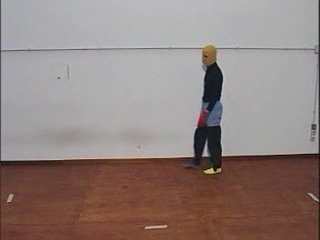
#> input picture frame 59 of Projekte/Video_3/hsv_convert/Micro-dance_2_.avi, 320 x 240 px
$ python hsv_convert.py
#> lines starting #> are read from the running program, lines starting #| are printed output that depends on the picture; after the words box and inside, x2 and y2 are one past the last pixel; in counts of white or black regions, pixels touching at a corner belong together
import numpy as np
import cv2

# Callback Funktion für Slider, sie tut nichts
def do_nothing():
    return

# Video aus Datei öffnen
cap = cv2.VideoCapture('Micro-dance_2_.avi')

# drei Slider für Threshold
cv2.namedWindow("Video")
cv2.createTrackbar("Hue", "Video", 7, 40, do_nothing)
cv2.createTrackbar("Saturation", "Video", 30, 80, do_nothing)


#Hue und Saturation des Handschuhs
hue = 179
satu = 110


while cap.isOpened():
    ret, frame = cap.read()
#> frame is the input picture: shape (240, 320, 3); mean B, G, R 126.2, 129.9, 145.4

    # Farbkonvertierung
    hsv = cv2.cvtColor(frame, cv2.COLOR_BGR2HSV)
#> hsv: shape (240, 320, 3); mean H, S, V 61.3, 51.6, 146.7

    # Video in drei Farbkanäle splitten
    h, s, v= cv2.split(hsv)
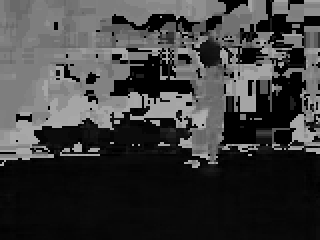
#> h: shape (240, 320); min 0, max 179, mean 61.3
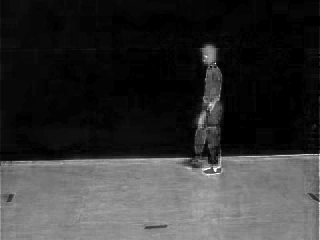
#> s: shape (240, 320); min 0, max 255, mean 51.6
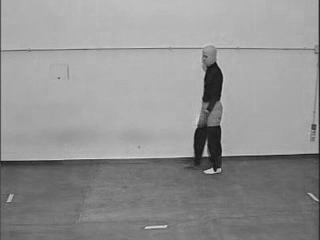
#> v: shape (240, 320); min 12, max 222, mean 146.7

    # Übergabe der Sliderwerte
    h_Threshold = cv2.getTrackbarPos("Hue", "Video")
    s_Threshold = cv2.getTrackbarPos("Saturation", "Video")

    # masken berechnen

    h_Mask = cv2.inRange(h, hue-h_Threshold, hue+h_Threshold)
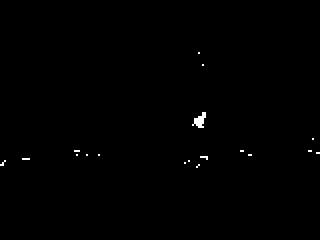
#> h_Mask: shape (240, 320); 0.33% white; 18 white regions (16 under 20 px), largest, box (x1, y1, x2, y2) and area: (192, 112, 206, 128) 120, (200, 156, 208, 160) 20
    s_Mask = cv2.inRange(s, satu-s_Threshold, satu+s_Threshold)
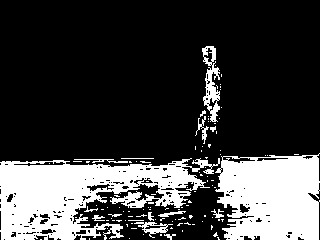
#> s_Mask: shape (240, 320); 25% white; 111 white regions (95 under 20 px), largest, box (x1, y1, x2, y2) and area: (0, 158, 220, 240) 9830, (215, 153, 320, 240) 7566, (202, 46, 220, 122) 651


    # Multiplikation der Einzelmasken

    maske = s * h_Mask


    # Maske darstellen
    cv2.imshow("Hue", h_Mask)
    cv2.imshow("Satu", s_Mask)
    cv2.imshow("Video", maske)

    if cv2.waitKey(25) != -1:
#> (key Esc is pressed here)
        break


cap.release()
cv2.destroyAllWindows()

$ run again, starting later in the video
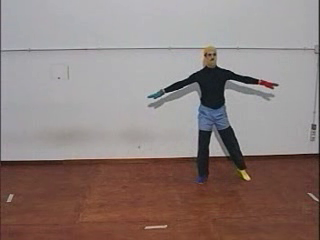
#> input picture frame 268 of Projekte/Video_3/hsv_convert/Micro-dance_2_.avi, 320 x 240 px
#> frame is the input picture: shape (240, 320, 3); mean B, G, R 123.5, 127.1, 142
#> hsv: shape (240, 320, 3); mean H, S, V 59.6, 52.8, 143.8
#> `h_Mask = cv2.inRange(h, hue-h_Threshold, hue+h_Threshold)`:
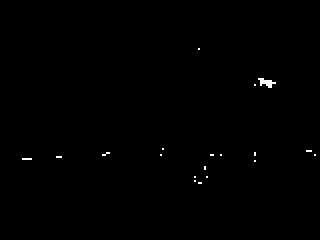
#> h_Mask: shape (240, 320); 0.29% white; 19 white regions (17 under 20 px), largest, box (x1, y1, x2, y2) and area: (258, 78, 276, 88) 92, (22, 158, 32, 160) 20
#> `s_Mask = cv2.inRange(s, satu-s_Threshold, satu+s_Threshold)`:
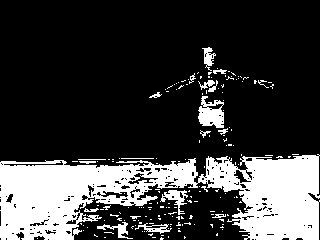
#> s_Mask: shape (240, 320); 24.1% white; 173 white regions (153 under 20 px), largest, box (x1, y1, x2, y2) and area: (0, 154, 320, 240) 16177, (198, 96, 224, 128) 540, (160, 190, 188, 215) 258

$ run again, starting later in the video
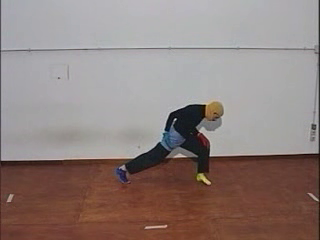
#> input picture frame 476 of Projekte/Video_3/hsv_convert/Micro-dance_2_.avi, 320 x 240 px
#> frame is the input picture: shape (240, 320, 3); mean B, G, R 125.2, 129, 143.7
#> hsv: shape (240, 320, 3); mean H, S, V 60.4, 52, 145.3
#> `h_Mask = cv2.inRange(h, hue-h_Threshold, hue+h_Threshold)`:
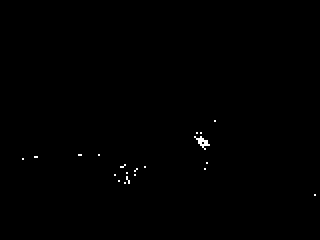
#> h_Mask: shape (240, 320); 0.26% white in thin lines or dots, all inside (x1, y1, x2, y2) = (22, 120, 316, 196)
#> `s_Mask = cv2.inRange(s, satu-s_Threshold, satu+s_Threshold)`:
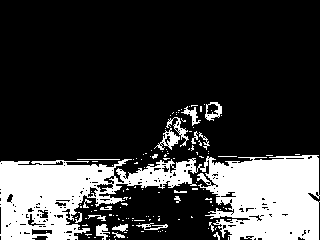
#> s_Mask: shape (240, 320); 23.3% white; 133 white regions (113 under 20 px), largest, box (x1, y1, x2, y2) and area: (0, 155, 320, 240) 16143, (154, 128, 180, 150) 207, (166, 117, 189, 147) 166
